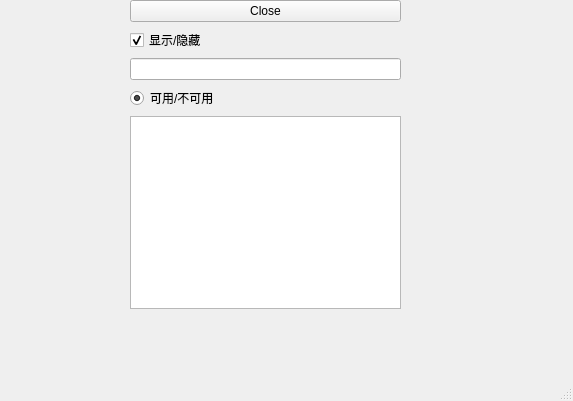
<?xml version="1.0" encoding="UTF-8"?>
<ui version="4.0">
 <class>MainWindow</class>
 <widget class="QMainWindow" name="MainWindow">
  <property name="geometry">
   <rect>
    <x>0</x>
    <y>0</y>
    <width>573</width>
    <height>401</height>
   </rect>
  </property>
  <property name="windowTitle">
   <string>MainWindow</string>
  </property>
  <widget class="QWidget" name="centralwidget">
   <widget class="QWidget" name="">
    <property name="geometry">
     <rect>
      <x>130</x>
      <y>0</y>
      <width>271</width>
      <height>309</height>
     </rect>
    </property>
    <layout class="QVBoxLayout" name="verticalLayout">
     <item>
      <widget class="QPushButton" name="pushButton">
       <property name="text">
        <string>Close</string>
       </property>
      </widget>
     </item>
     <item>
      <widget class="QCheckBox" name="checkBox">
       <property name="text">
        <string>显示/隐藏</string>
       </property>
       <property name="checked">
        <bool>true</bool>
       </property>
      </widget>
     </item>
     <item>
      <widget class="QLineEdit" name="lineEdit"/>
     </item>
     <item>
      <widget class="QRadioButton" name="radioButton">
       <property name="enabled">
        <bool>true</bool>
       </property>
       <property name="text">
        <string>可用/不可用</string>
       </property>
       <property name="checked">
        <bool>true</bool>
       </property>
      </widget>
     </item>
     <item>
      <widget class="QTextEdit" name="textEdit">
       <property name="enabled">
        <bool>true</bool>
       </property>
      </widget>
     </item>
    </layout>
   </widget>
  </widget>
  <widget class="QMenuBar" name="menubar">
   <property name="geometry">
    <rect>
     <x>0</x>
     <y>0</y>
     <width>573</width>
     <height>22</height>
    </rect>
   </property>
  </widget>
  <widget class="QStatusBar" name="statusbar"/>
 </widget>
 <resources/>
 <connections>
  <connection>
   <sender>pushButton</sender>
   <signal>clicked()</signal>
   <receiver>MainWindow</receiver>
   <slot>close()</slot>
   <hints>
    <hint type="sourcelabel">
     <x>195</x>
     <y>39</y>
    </hint>
    <hint type="destinationlabel">
     <x>191</x>
     <y>114</y>
    </hint>
   </hints>
  </connection>
  <connection>
   <sender>checkBox</sender>
   <signal>toggled(bool)</signal>
   <receiver>lineEdit</receiver>
   <slot>setVisible(bool)</slot>
   <hints>
    <hint type="sourcelabel">
     <x>303</x>
     <y>69</y>
    </hint>
    <hint type="destinationlabel">
     <x>286</x>
     <y>88</y>
    </hint>
   </hints>
  </connection>
  <connection>
   <sender>radioButton</sender>
   <signal>toggled(bool)</signal>
   <receiver>textEdit</receiver>
   <slot>setEnabled(bool)</slot>
   <hints>
    <hint type="sourcelabel">
     <x>251</x>
     <y>124</y>
    </hint>
    <hint type="destinationlabel">
     <x>254</x>
     <y>141</y>
    </hint>
   </hints>
  </connection>
 </connections>
</ui>
